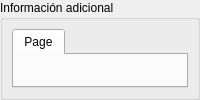
     <widget class="QWidget" name="pageInfoAdicional">
      <layout class="QVBoxLayout" name="verticalLayout_12">
       <property name="leftMargin">
        <number>0</number>
       </property>
       <property name="topMargin">
        <number>0</number>
       </property>
       <property name="rightMargin">
        <number>0</number>
       </property>
       <property name="bottomMargin">
        <number>0</number>
       </property>
       <item>
        <widget class="QGroupBox" name="groupBox_16">
         <property name="title">
          <string>Información adicional</string>
         </property>
         <layout class="QVBoxLayout" name="verticalLayout_11">
          <item>
           <widget class="DBTabWidget" name="dbTabWidget">
            <property name="tableName" stdset="0">
             <string>terceroscategoriasinfoadicional</string>
            </property>
            <property name="fieldView" stdset="0">
             <string>nombre</string>
            </property>
            <property name="useAsChildFilter" stdset="0">
             <bool>true</bool>
            </property>
            <widget class="QWidget" name="tab">
             <attribute name="title">
              <string>Page</string>
             </attribute>
             <layout class="QVBoxLayout" name="verticalLayout_13">
              <item>
               <widget class="DBDetailView" name="db_tercerosinfoadicional" native="true">
                <property name="relationName" stdset="0">
                 <string>tercerosinfoadicional</string>
                </property>
                <property name="dataEditable" stdset="0">
                 <bool>true</bool>
                </property>
                <property name="inlineEdit" stdset="0">
                 <bool>true</bool>
                </property>
                <property name="atRowsEndNewRow" stdset="0">
                 <bool>true</bool>
                </property>
                <property name="useFiltersValueOnCreateBean" stdset="0">
                 <bool>true</bool>
                </property>
               </widget>
              </item>
             </layout>
            </widget>
           </widget>
          </item>
         </layout>
        </widget>
       </item>
      </layout>
     </widget>
